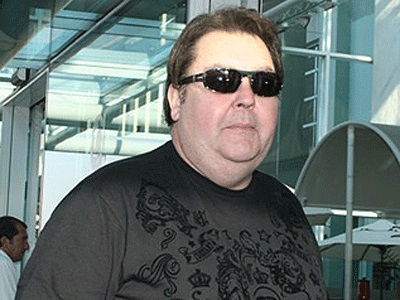
#> input picture 1° Período/Introdução à Ciência da Computação/1 - Trabalho T3 Imagens - 30 06 2019/faustao.png, 400 x 300 px
$ python pi.py
#> lines starting #> are read from the running program, lines starting #| are printed output that depends on the picture
import numpy as np
import cv2
from matplotlib import pyplot as plt
from matplotlib import image as mpimg

img = mpimg.imread("faustao.png")
#> img is the input picture: shape (300, 400, 4) float32; mean R, G, B, A 0.4, 0.445, 0.434, 1
img2 = cv2.imread("ricardo.png", 0)
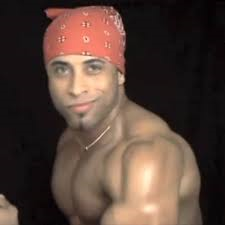
#> input picture 1° Período/Introdução à Ciência da Computação/1 - Trabalho T3 Imagens - 30 06 2019/ricardo.png, 225 x 225 px
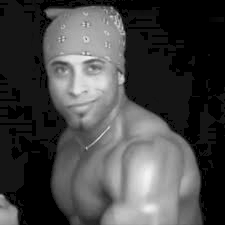
#> img2: shape (225, 225); min 0, max 244, mean 69.9

def zoom ():
    plt.imshow(img)
    plt.xticks([]), plt.yticks([])  # Esconder os números dos gráficos
    plt.title("Faustop")
    plt.show()

def pb ():
    plt.imshow(img2, cmap = 'gray',  interpolation = 'bicubic')
    plt.xticks([]), plt.yticks([])  # Esconder os números dos gráficos
    plt.title("Ricardo")
    plt.show()

zoom()
cv2.waitKey(0)
pb()
cv2.waitKey(0)

cv2.destroyAllWindows()
